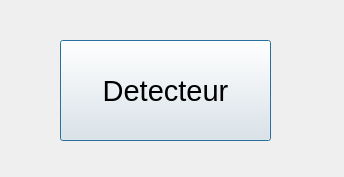
<?xml version="1.0" encoding="UTF-8"?>
<ui version="4.0">
 <class>Detecteur</class>
 <widget class="QDialog" name="Detecteur">
  <property name="geometry">
   <rect>
    <x>0</x>
    <y>0</y>
    <width>344</width>
    <height>177</height>
   </rect>
  </property>
  <property name="windowTitle">
   <string>Dialog</string>
  </property>
  <widget class="QPushButton" name="pushButton">
   <property name="geometry">
    <rect>
     <x>60</x>
     <y>40</y>
     <width>211</width>
     <height>101</height>
    </rect>
   </property>
   <property name="font">
    <font>
     <pointsize>22</pointsize>
    </font>
   </property>
   <property name="text">
    <string>Detecteur</string>
   </property>
  </widget>
 </widget>
 <resources/>
 <connections/>
</ui>
